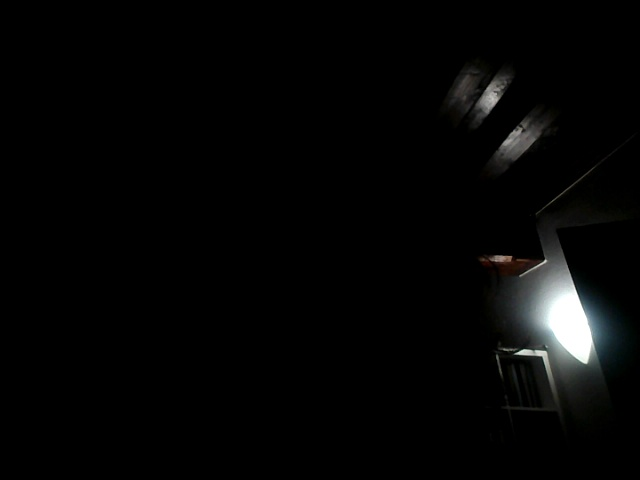
#> input picture testbild.jpg, 640 x 480 px, given in place of the camera
$ python Test_Bildrausch-Index.py   (older library calls are emulated)
#> lines starting #> are read from the running program, lines starting #| are printed output that depends on the picture; after the words box and inside, x2 and y2 are one past the last pixel; in counts of white or black regions, pixels touching at a corner belong together
#> in live_bildrausch_debug, frame is the input picture: shape (480, 640, 3); mean B, G, R 5.4, 5.6, 5.3
#-----------------------------------------------------------
 # DRAWTONE
 # Copyright (c) 2026 Dave Kronawitter & Malte Mittrowann.
 # All rights reserved.
 #
 # This code is proprietary and not open source.
 # Unauthorized copying of this file is strictly prohibited.
#------------------------------------------------------------


import cv2
import numpy as np

# ------------------------- Bildrausch-Index -------------------------- #
def berechne_bildrausch_index(image):
    gray = cv2.cvtColor(image, cv2.COLOR_BGR2GRAY)
    laplacian = cv2.Laplacian(gray, cv2.CV_64F)
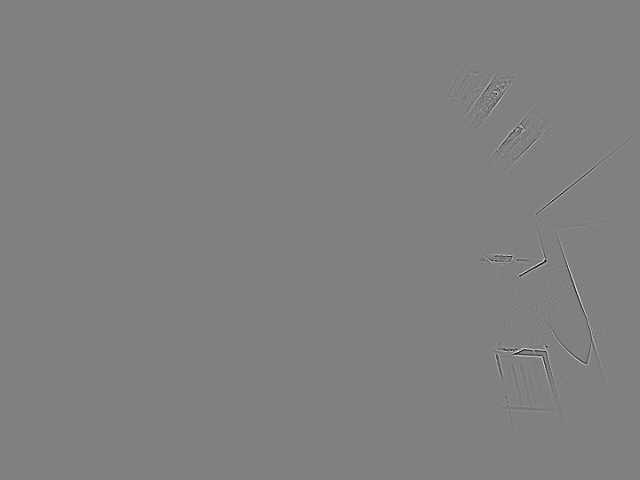
#> laplacian: shape (480, 640) float64; min -203, max 200, mean 0; drawn with min black and max white
    varianz = np.var(laplacian)
#> varianz = 32.87
    index = np.tanh(varianz / 500)  # Normierung auf ca. 0–1
#> index = 0.0656
    return index, laplacian

# ------------------------- Live-Vorschau -------------------------- #
def live_bildrausch_debug(kamera_index=0):
    cap = cv2.VideoCapture(kamera_index)
    if not cap.isOpened():
        print("❌ Webcam konnte nicht geöffnet werden.")
        return

    print("🎥 Drücke ESC zum Beenden.")

    while True:
        ret, frame = cap.read()
        if not ret:
            print("❌ Frame konnte nicht gelesen werden.")
            break

        frame_resized = cv2.resize(frame, (640, 480))

        # Analyse
        index, laplacian = berechne_bildrausch_index(frame_resized)
#> index = 0.0656
        index_text = f"Bildrausch-Index: {index:.3f}"
#> index_text = 'Bildrausch-Index: 0.066'

        # Laplacian visualisieren (Normierung)
        laplacian_abs = cv2.convertScaleAbs(laplacian)
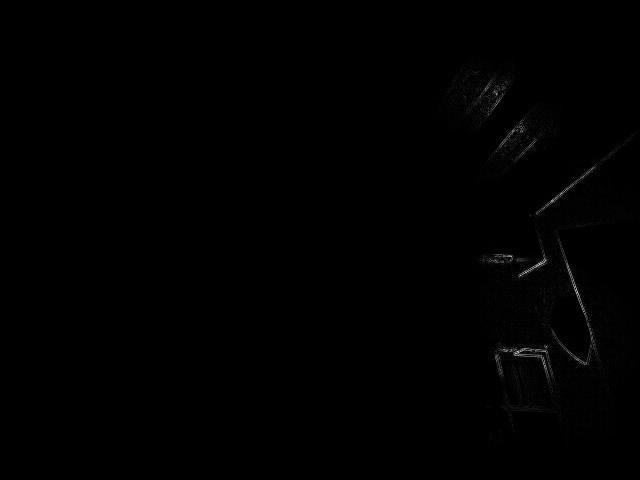
#> laplacian_abs: shape (480, 640); min 0, max 203, mean 0.8
        laplacian_color = cv2.cvtColor(laplacian_abs, cv2.COLOR_GRAY2BGR)

        # Text ins Bild einfügen
        cv2.putText(frame_resized, index_text, (30, 60), cv2.FONT_HERSHEY_SIMPLEX,
                    1.5, (0, 255, 0), 3, cv2.LINE_AA)
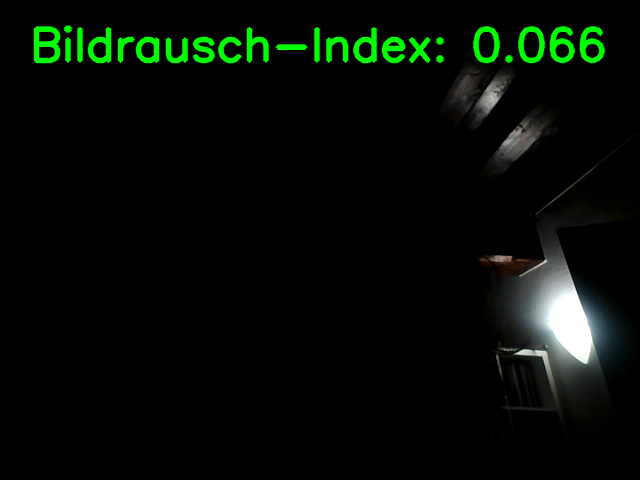
#> frame_resized: shape (480, 640, 3); 2.94% of pixels changed, all inside (x1, y1, x2, y2) = (33, 25, 606, 64)

        # Beide Ansichten nebeneinander anzeigen
        kombinierte_ansicht = np.hstack((frame_resized, laplacian_color))
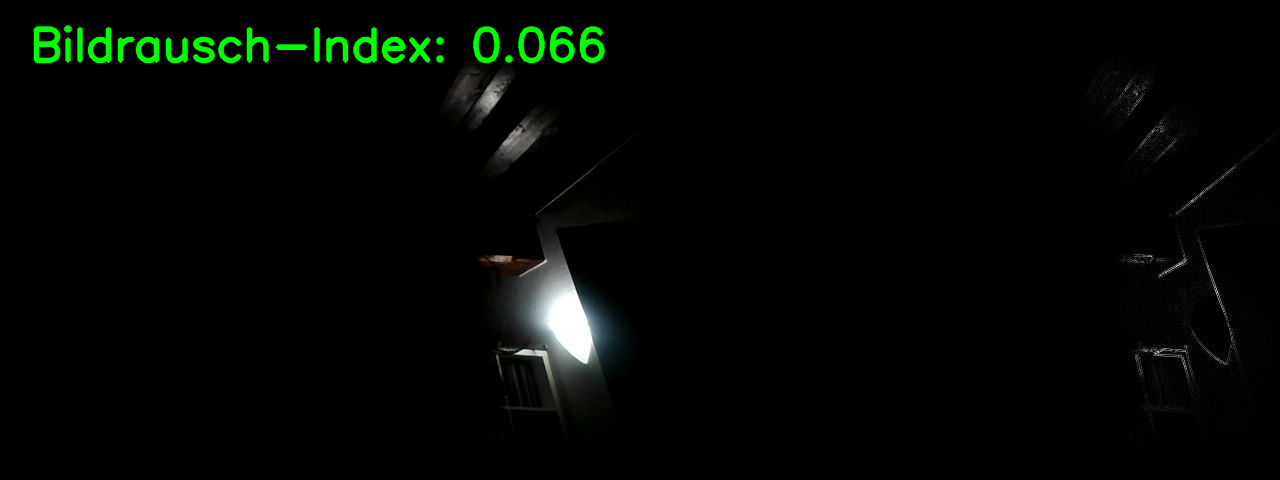
#> kombinierte_ansicht: shape (480, 1280, 3); mean B, G, R 3.1, 6.1, 3
        cv2.imshow("Bildrausch-Analyse (Live)", kombinierte_ansicht)

        if cv2.waitKey(1) & 0xFF == 27:  # ESC
#> (key Esc is pressed here)
            break

    cap.release()
    cv2.destroyAllWindows()

# ------------------------- Start -------------------------- #
if __name__ == "__main__":
    live_bildrausch_debug()
